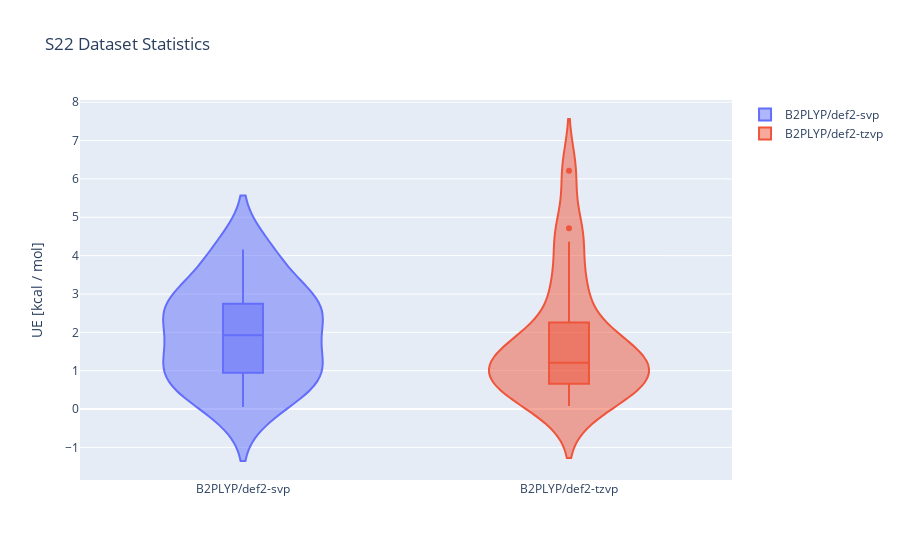

Notebook code for this chart:
### Markdown cell above
## Stastistics and Visualization

Visual statics and plotting can be generated by the ``visualize`` command:

### Code cell
ds.visualize(method="B2PLYP", basis=["def2-svp", "def2-tzvp"], bench="S220", kind="violin")

### Figure 1 — Plotly figure (JSON) as saved in the notebook; plotly's stock layout.template omitted (floating-point values rounded to 4 significant figures)
{"data": [{"box": {"visible": true}, "name": "B2PLYP/def2-svp", "type": "violin", "y": [2.739, 3.823, 2.633, 1.994, 2.687, 1.388, 0.732, 0.946, 0.979, 0.198, 0.785, 0.055, 2.818, 4.158, 4.117, 1.847, 0.539, 1.054, 2.488, 1.619, 2.747, 2.947]}, {"box": {"visible": true}, "name": "B2PLYP/def2-tzvp", "type": "violin", "y": [1.114, 6.21, 1.701, 0.076, 3.059, 1.765, 0.887, 1.07, 1.228, 0.276, 1.183, 0.407, 0.971, 0.48, 4.715, 2.259, 0.565, 1.514, 3.288, 1.591, 4.361, 0.661]}], "layout": {"title": {"text": "S22 Dataset Statistics"}, "yaxis": {"title": {"text": "UE [kcal / mol]"}}}}
